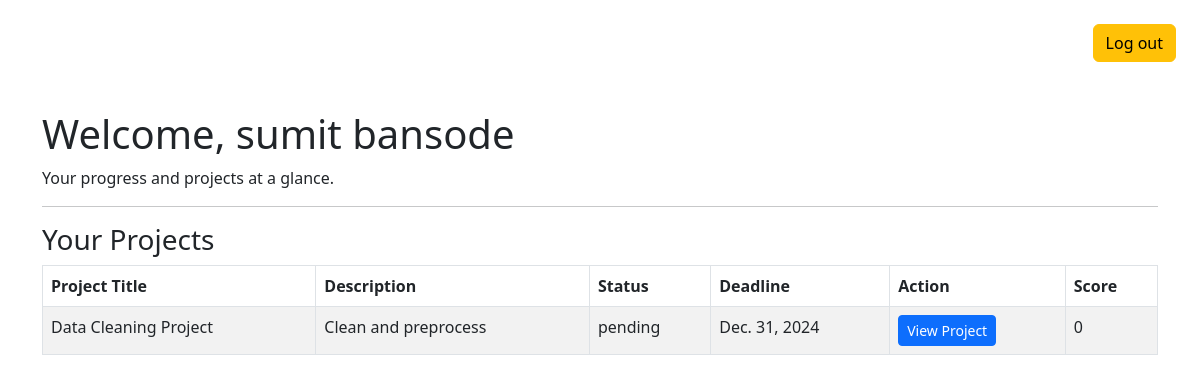
/ (signed in), run on an earlier commit of the app's database.
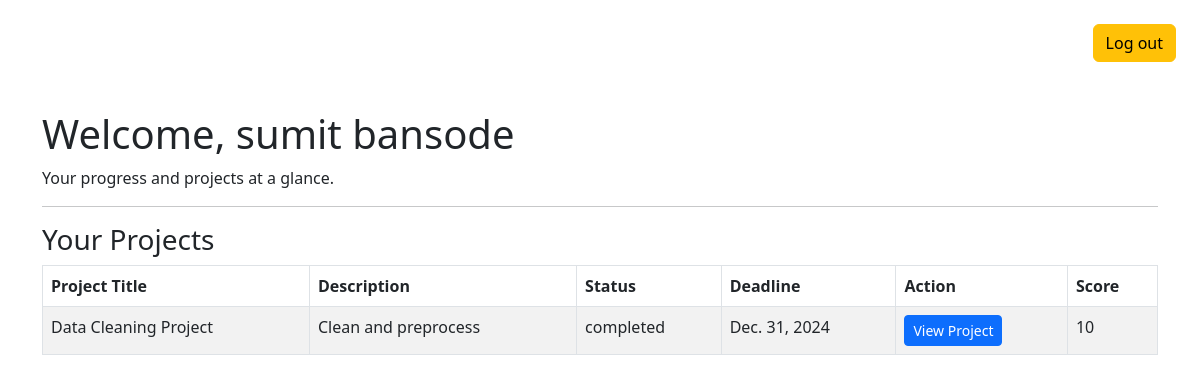
And on a later commit of the database.
### userauths/models.py (models this page shows, shortened)
class User(AbstractUser):
    full_name = models.CharField(max_length=500, null=False, blank=False)
    username = models.CharField(max_length=500, unique= True)
    email = models.EmailField(unique=True)
    USERNAME_FIELD = 'email'
    REQUIRED_FIELDS = ['username']

### assignment/models.py (models this page shows, shortened)
class Project(models.Model):
    title = models.CharField(max_length=200)
    description = models.TextField()
    date = models.DateTimeField(auto_now_add=True)
    status = models.CharField(max_length=20, choices=STATUS_CHOICES, default="pending")
    deadline = models.DateField()
    assigned_to = models.ForeignKey(User, on_delete=models.CASCADE, related_name='projects', null=True)
    total_score = models.IntegerField(default=0)  # To store the total score of the project

### assignment/views.py (the view)
# urls.py: path('', index, name="index"),
def index(request):
    if not request.user.is_authenticated:
        return redirect('Loginview')
    user = request.user
    projects = Project.objects.filter(assigned_to=user)
    for project in projects:
        tasks = project.tasks.all()
        if tasks.exists() and all(task.status == "completed" for task in tasks):
            project.status = "completed"
        else:
            project.status = "pending"
        project.save()
    context = {
        'projects': projects,
    }
    return render(request, 'index.html', context)

### templates/index.html (shortened to what this page needs)
{% extends "partial/base.html" %}
{% load static %}
{% block content %}
<div class="d-flex mt-4 justify-content-end mx-4">
    {% if request.user.is_authenticated %}
        <a href="{% url "LogOutView" %}"><button class="btn btn-warning">Log out</button></a>
    {% else %}
        <a href="{% url "RegisterView" %}"><button class="btn btn-warning mx-4 ">Register</button></a>
        <a href="{% url "Loginview" %}"><button class="btn btn-warning">Log in</button></a>
    {% endif %}
</div>
<div class="container mt-5">
    <h1>Welcome, {{request.user.full_name}}</h1>
    <p>Your progress and projects at a glance.</p>
    <hr>
    <h3>Your Projects</h3>
    <table class="table table-bordered table-striped">
        <thead>
            <tr>
                <th>Project Title</th>
                <th>Description</th>
                <th>Status</th>
                <th>Deadline</th>
                <th>Action</th>
                <th>Score</th>
            </tr>
        </thead>
        <tbody>
            {% for project in projects %}
                <tr>
                    <td>{{project.title}}</td>
                    <td>{{ project.description|slice:":20" }}</td>
                    <td>{{project.status}}</td>
                    <td>{{project.deadline}}</td>
                    <td><a href="{% url "ProjectDetail" project.id %}" class="btn btn-primary btn-sm">View Project</a></td>
                    <td>{{project.total_score}}</td>
                </tr>
            {% endfor %}
        </tbody>
    </table>
</div>
{% endblock content %}

### templates/partial/base.html (shortened to what this page needs)
{% load static %}
<!DOCTYPE html>
<html lang="en">
<head>
    <link rel="stylesheet" href="https://cdn.jsdelivr.net/npm/bootstrap@5.3.0/dist/css/bootstrap.min.css">
</head>
<body>
    {% block content %}
    {% endblock content %}
</body>
</html>

What changed in the data, as far as the page shows it:
changed Project "Data Cleaning Project": status "pending" → "completed"; total_score "0" → "10"
